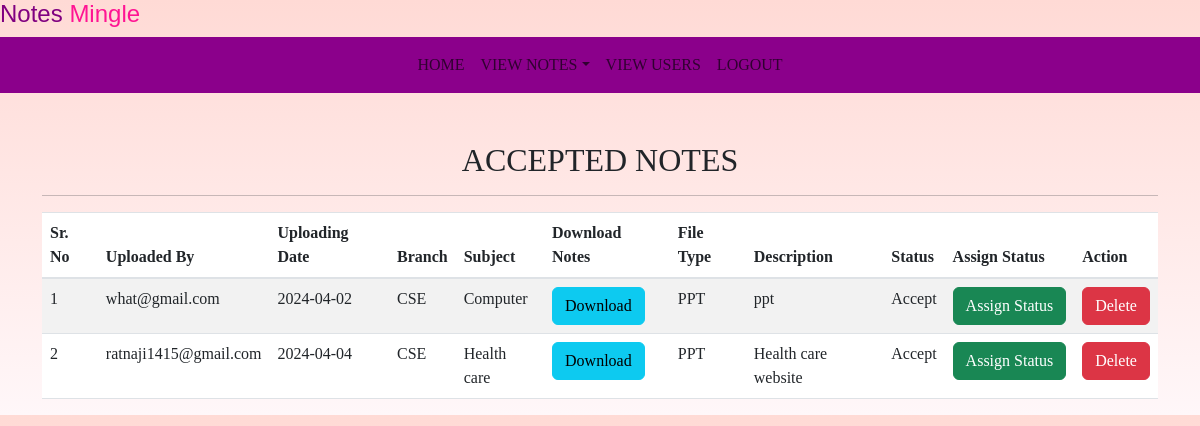
The app's page /accepted_notes (signed in) with its own data.
### Notes/models.py (models this page shows, shortened)
class Notes(models.Model):
    user = models.ForeignKey(User, on_delete=models.CASCADE)
    uploadingdate = models.CharField(max_length=30)
    branch = models.CharField(max_length=30)
    subject = models.CharField(max_length=30)
    notesfile = models.FileField(null=True)
    filetype = models.CharField(max_length=30)
    description = models.CharField(max_length=200, null=True)
    status = models.CharField(max_length=15, null=True)

### Notes/views.py (the view)
# urls.py: path('accepted_notes',accepted_notes,name='accepted_notes'),
def accepted_notes(request):
    if not request.user.is_authenticated:
        return redirect('adminlogin')
    notes = Notes.objects.filter(status='Accept')
    d={'notes':notes}
    return render(request,'accepted_notes.html',d)

### Notes/templates/accepted_notes.html (shortened to what this page needs)
{% extends 'admin_nav.html'%}
{% block body%}
{% load static%}
<link rel="stylesheet" href="https://cdnjs.cloudflare.com/ajax/libs/twitter-bootstrap/5.3.0/css/bootstrap.min.css">
<link rel="stylesheet" href="https://cdn.datatables.net/2.0.3/css/dataTables.bootstrap5.css">
<div class="container mt-5">
    <h2 class="text-center">ACCEPTED NOTES</h2>
    <hr>
    <table id="example" class="table table-striped" style="width:100%">
        <thead>
        <tr>
            <th>Sr. No</th>
            <th>Uploaded By</th>
            <th>Uploading Date</th>
            <th>Branch</th>
            <th>Subject</th>
            <th>Download Notes</th>
            <th>File Type</th>
            <th>Description</th>
            <th>Status</th>
            <th>Assign Status</th>
            <th>Action</th>
        </tr>
        </thead>
        <tbody>
        {% for i in notes %}
        <tr>
            <td>{{forloop.counter}}</td>
            <td>{{i.user.username}}</td>
            <td>{{i.uploadingdate}}</td>
            <td>{{i.branch}}</td>
            <td>{{i.subject}}</td>
            <td><a href="{{i.notesfile.url}}" class="btn btn-info" download>Download</a></td>
            <td>{{i.filetype}}</td>
            <td>{{i.description}}</td>
            <td>{{i.status}}</td>
            <td><a href="{% url 'assign_status' i.id %}" class="btn btn-success" >Assign&nbsp;Status</a></td>
            <td><a href="{% url 'delete_notes' i.id %}" class="btn btn-danger" onclick="return confirm('Are you sure?')">Delete</a></td>
        </tr>
        {% endfor %}
        </tbody>
    </table>
</div>
{% endblock %}

### Notes/templates/accepted_notes.html (style rules this page uses)
* { padding:0; margin:0; box-sizing:border-box; }
body { font-family:'outfit'; background:linear-gradient(#ffdad5,#fff7f9); }

### records on screen
Notes: user.username "what@gmail.com", uploadingdate "2024-04-02", branch "CSE", subject "Computer", filetype "PPT", description "ppt", status "Accept"
Notes: user.username "ratnaji1415@gmail.com", uploadingdate "2024-04-04", branch "CSE", subject "Health care", filetype "PPT", description "Health care website", status "Accept"
